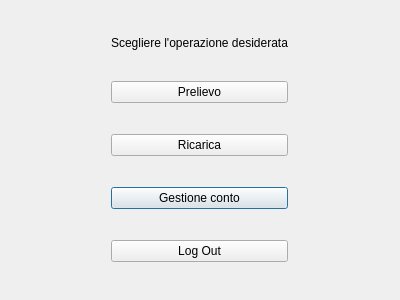
<?xml version="1.0" encoding="UTF-8"?>
<ui version="4.0">
 <class>Welcome</class>
 <widget class="QDialog" name="Welcome">
  <property name="geometry">
   <rect>
    <x>0</x>
    <y>0</y>
    <width>400</width>
    <height>300</height>
   </rect>
  </property>
  <property name="windowTitle">
   <string>Home Page</string>
  </property>
  <layout class="QGridLayout" name="gridLayout">
   <item row="0" column="0">
    <widget class="QLabel" name="label">
     <property name="sizePolicy">
      <sizepolicy hsizetype="Fixed" vsizetype="Fixed">
       <horstretch>0</horstretch>
       <verstretch>0</verstretch>
      </sizepolicy>
     </property>
     <property name="text">
      <string>Scegliere l'operazione desiderata</string>
     </property>
    </widget>
   </item>
   <item row="4" column="0">
    <widget class="QPushButton" name="pushButton_3">
     <property name="cursor">
      <cursorShape>PointingHandCursor</cursorShape>
     </property>
     <property name="text">
      <string>Gestione conto</string>
     </property>
    </widget>
   </item>
   <item row="3" column="0">
    <widget class="QPushButton" name="pushButton_2">
     <property name="cursor">
      <cursorShape>PointingHandCursor</cursorShape>
     </property>
     <property name="text">
      <string>Ricarica</string>
     </property>
    </widget>
   </item>
   <item row="2" column="0">
    <widget class="QPushButton" name="pushButton">
     <property name="sizePolicy">
      <sizepolicy hsizetype="Preferred" vsizetype="Fixed">
       <horstretch>0</horstretch>
       <verstretch>0</verstretch>
      </sizepolicy>
     </property>
     <property name="cursor">
      <cursorShape>PointingHandCursor</cursorShape>
     </property>
     <property name="text">
      <string>Prelievo</string>
     </property>
    </widget>
   </item>
   <item row="5" column="0">
    <widget class="QPushButton" name="pushButton_4">
     <property name="cursor">
      <cursorShape>PointingHandCursor</cursorShape>
     </property>
     <property name="text">
      <string>Log Out</string>
     </property>
    </widget>
   </item>
  </layout>
 </widget>
 <resources/>
 <connections/>
</ui>
